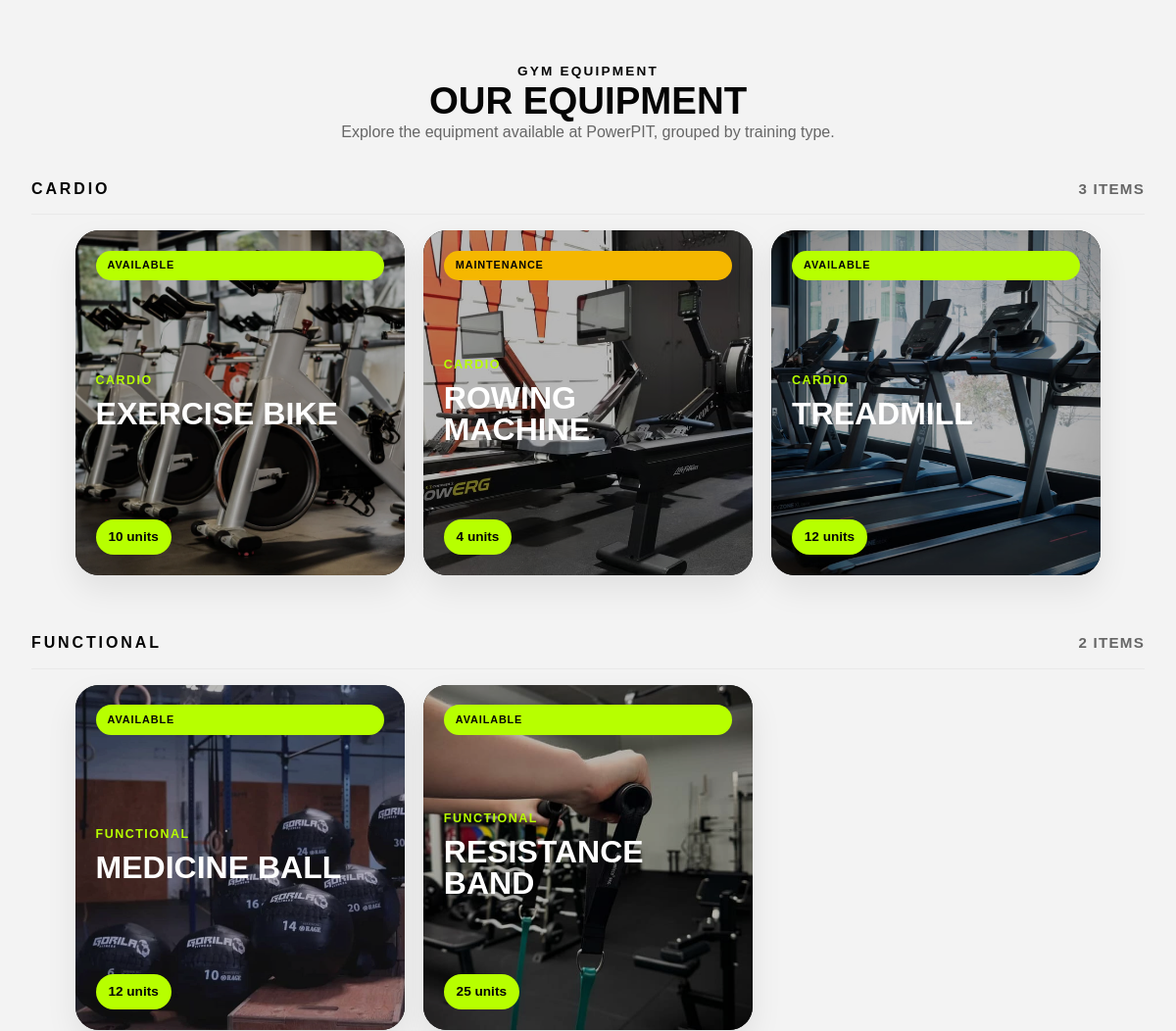
Before: /pages/equipment.php (middle part) with the older database file.
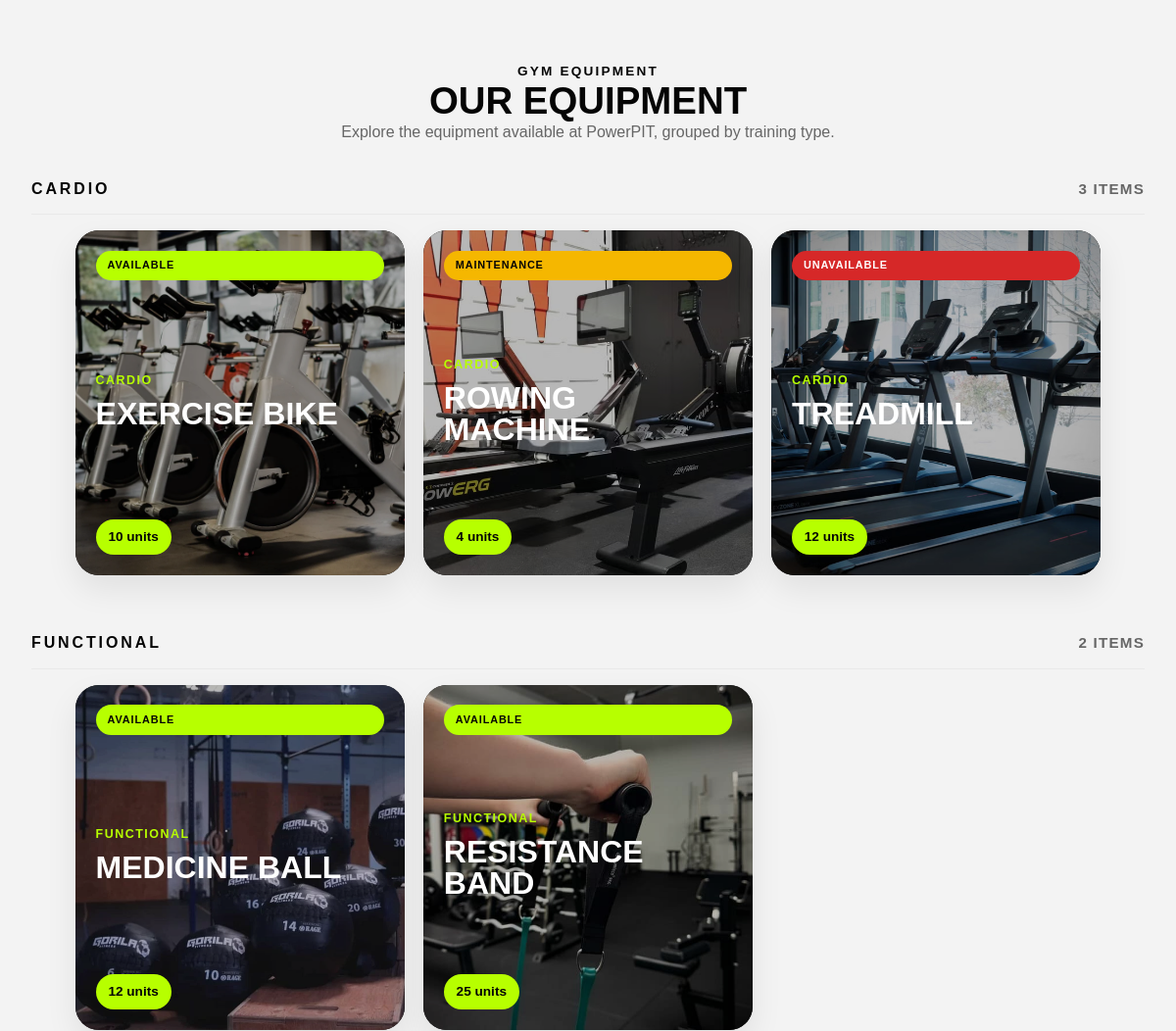
After: the same page with the newer database file.
### tables this page shows
CREATE TABLE Equipment(
   EquipmentId INTEGER PRIMARY KEY AUTOINCREMENT,
   Name NVARCHAR(100) NOT NULL,
   Type NVARCHAR(50) NOT NULL,
   Quantity INTEGER NOT NULL,
   AvailabilityStatus NVARCHAR(20) NOT NULL
);

### pages/equipment.php (called while the page is built, shortened)
<?php
require_once(__DIR__ . '/../template/common.tpl.php');
require_once(__DIR__ . '/../template/equipment.tpl.php');
require_once(__DIR__ . '/../database/connection.db.php');
require_once(__DIR__ . '/../database/equipment.class.php');
$db = getDatabaseConnection();
$equipment = Equipment::getAllEquipment($db);
drawEquipmentPage($equipment);
?>

### database/equipment.class.php (called while the page is built, shortened)
<?php
class Equipment {
    private int $id;
    private string $name;
    private string $type;
    private int $quantity;
    private string $status;
    public function __construct(
        int $id,
        string $name,
        string $type,
        int $quantity,
        string $status
    ) {
        $this->id = $id;
        $this->name = $name;
        $this->type = $type;
        $this->quantity = $quantity;
        $this->status = $status;
    }
    public function getId(): int {
        return $this->id;
    }
    public function getName(): string {
        return $this->name;
    }
    public function getType(): string {
        return $this->type;
    }
    public function getQuantity(): int {
        return $this->quantity;
    }
    public function getStatus(): string {
        return $this->status;
    }
    public static function getAllEquipment(PDO $db): array {
        $stmt = $db->prepare('
            SELECT *
            FROM Equipment
            ORDER BY Type, Name
        ');
        $stmt->execute();
        $equipment = [];
        while ($row = $stmt->fetch(PDO::FETCH_ASSOC)) {
            $equipment[] = new Equipment(
                (int)$row['EquipmentId'],
                $row['Name'],
                $row['Type'],
                (int)$row['Quantity'],
                $row['AvailabilityStatus']
            );
        }
        return $equipment;
    }
}
?>

### template/equipment.tpl.php (the view, shortened to what this page needs)
<?php
require_once(__DIR__ . '/../database/equipment.class.php');
function drawEquipmentPage(array $equipment): void { ?>
    <main class="marketing-page equipment_page">
        <section class="content-section equipment_section">
            <header class="equipment_section_header">
                <p class="classes_label">Gym equipment</p>
                <h1>Our equipment</h1>
                <p>
                    Explore the equipment available at PowerPIT, grouped by training type.
                </p>
            </header>
            <?php if (empty($equipment)) { ?>
                <article class="card equipment_empty">
                    <h2>No equipment available</h2>
                    <p>There is no equipment registered at the moment.</p>
                </article>
            <?php } else { ?>
                <?php $equipmentByType = groupEquipmentByType($equipment); ?>
                <div class="equipment_groups">
                    <?php foreach ($equipmentByType as $type => $items) { ?>
                        <section class="content-group equipment_group">
                            <header class="equipment_group_header">
                                <p class="classes_label"><?= htmlspecialchars($type) ?></p>
                                <h2><?= count($items) ?> items</h2>
                            </header>
                            <div class="equipment_gallery">
                                <?php foreach ($items as $item) {
                                    drawEquipmentCard($item);
                                } ?>
                            </div>
                        </section>
                    <?php } ?>
                </div>
            <?php } ?>
        </section>
    </main>
<?php } ?>
<?php
function groupEquipmentByType(array $equipment): array {
    $groups = [];
    foreach ($equipment as $item) {
        $type = $item->getType();
        if (!isset($groups[$type])) {
            $groups[$type] = [];
        }
        $groups[$type][] = $item;
    }
    return $groups;
}
function getEquipmentStatusClass(string $status): string {
    $status = strtolower($status);
    if ($status === 'available') {
        return 'available';
    }
    if ($status === 'maintenance') {
        return 'maintenance';
    }
    return 'unavailable';
}
function drawEquipmentCard(Equipment $item): void {
    $statusClass = getEquipmentStatusClass($item->getStatus());
    $image = 'equipment' . $item->getId() . '.png';
?>
    <a
        class="image-card equipment_gallery_card"
        href="../pages/equipment_details.php?id=<?= htmlspecialchars((string)$item->getId()) ?>"
    >
        <img
            src="../assets/equipment/<?= htmlspecialchars($image) ?>"
            alt="<?= htmlspecialchars($item->getName()) ?>"
        >
        <div class="equipment_gallery_overlay">
            <span class="status-pill equipment_status <?= htmlspecialchars($statusClass) ?>">
                <?= htmlspecialchars($item->getStatus()) ?>
            </span>
            <div>
                <p><?= htmlspecialchars($item->getType()) ?></p>
                <h2><?= htmlspecialchars($item->getName()) ?></h2>
            </div>
            <strong><?= htmlspecialchars((string)$item->getQuantity()) ?> units</strong>
        </div>
    </a>
<?php } ?>

Changed rows visible on the page:
changed equipment "TREADMILL": AvailabilityStatus "AVAILABLE" → "UNAVAILABLE"
